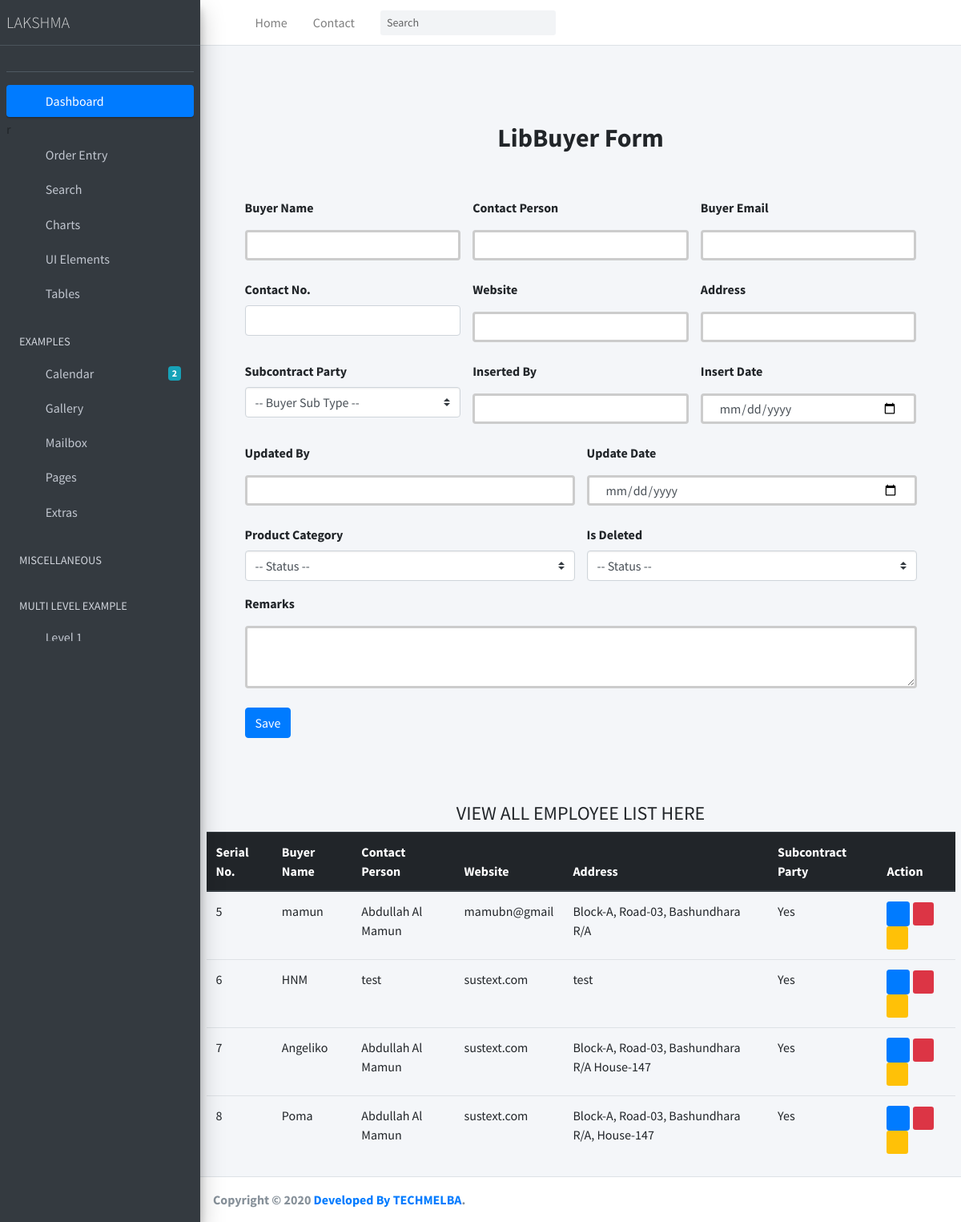
/lib_buyer/, run on the app's committed database.
### Lakshma_ERP_App/models.py (models this page shows, shortened)
class LibBuyer(models.Model):
    BUYER_SUB_TYPE = (
        ('Yes', 'Yes'),
        ('No', 'No'),
    )
    STATUS = (
        ('True', 'True'),
        ('False', 'False'),
    )
    buyer_name = models.CharField(max_length=200, null=True)
    contact_person = models.CharField(max_length=200, null=True)
    buyer_email = models.CharField(max_length=200, null=True)
    contact_no = models.CharField(max_length=20, null=True)
    website = models.CharField(max_length=200, null=True)
    address = models.TextField(null=True)
    subcontract_party = models.CharField(max_length=200, choices=BUYER_SUB_TYPE, default=0, null=True)
    remark = models.TextField(null=True)
    inserted_by = models.CharField(max_length=120, null=True)
    insert_date = models.DateTimeField(default=now)
    updated_by = models.CharField(max_length=120, null=True)
    update_date = models.DateTimeField(default=now)
    status_active = models.CharField(max_length=20, choices=STATUS, null=True)
    is_deleted = models.BooleanField(default=False)

### Lakshma_ERP_App/views.py (the view, shortened to what this page needs)
# urls.py: path('lib_buyer/', RelatedLibBuyer.as_view(), name='RelatedLibBuyer'),
class RelatedLibBuyer(View):
    def get(self, request):
        lib_buyer = LibBuyer.objects.all()
        context = {
            'lib_buyer':lib_buyer
        }
        return render(request, 'Order_Entry/lib_buyer.html', context)

### templates/Order_Entry/lib_buyer.html (shortened to what this page needs)
{% extends 'index.html' %}
{% block body %}
    <div class="container p-5 bg-color">
      <div class="py-5 text-center">
        <h2 class=" font-weight-bold">LibBuyer Form</h2>
      </div>
      <div class="col-md-12 order-md-1 mb-2">
        <form class="needs-validation " method="post" action="" enctype="multipart/form-data">
          <div class="row justify-content-center">
             <div class="col-md-4 mb-3">
              <label for="buyer_name">Buyer Name</label>
              <input
              name="buyer_name"
                type="text"
                class="form-control"
                id="buyer_name"
                placeholder=""
                value=""
                required=""
              />
            </div>
             <div class="col-md-4 mb-3">
              <label for="contact_person">Contact Person</label>
              <input
              name="contact_person"
                type="text"
                class="form-control"
                id="contact_person"
                placeholder=""
                value=""
                required=""
              />
            </div>
             <div class="col-md-4 mb-3">
              <label for="buyer_email">Buyer Email</label>
              <input
              name="buyer_email"
                type="text"
                class="form-control"
                id="buyer_email"
                placeholder=""
                value=""
                required=""
              />
            </div>
             <div class="col-md-4 mb-3">
              <label for="contact_no">Contact No. </label>
              <input
              name="contact_no"
                type="number"
                class="form-control"
                id="contact_no"
                placeholder=""
                value=""
                required=""
              />
            </div>
            <div class="col-md-4 mb-3">
              <label for="website">Website</label>
              <input
              name="website"
                type="text"
                class="form-control"
                id="website"
                placeholder=""
                value=""
                required=""
              />
            </div>
            <div class="col-md-4 mb-3">
              <label for="address">Address</label>
              <input
              name="address"
                type="text"
                class="form-control"
                id="address"
                placeholder=""
                value=""
                required=""
              />
            </div>
            <div class="col-md-4 mb-3">
                <label for="subcontract_party">Subcontract Party</label>
                <select
                name="subcontract_party"
                class="custom-select d-block w-100"
                id="subcontract_party" >
                <option value="">-- Buyer Sub Type --</option>
              </select>
            </div>
            <div class="col-md-4 mb-3">
              <label for="inserted_by">Inserted By</label>
              <input
              name="inserted_by"
                type="text"
                class="form-control"
                id="inserted_by"
                placeholder=""
                value=""
                required=""
              />
            </div>
            <div class="col-md-4 mb-3">
              <label for="insert_date">Insert Date </label>
              <input
              name="insert_date"
                type="date"
                class="form-control"
                id="insert_date"
                placeholder=""
                value=""
              />
            </div>
            <div class="col-md-6 mb-3">
              <label for="updated_by"> Updated By </label>
              <input
              name="updated_by"
                type="text"
                class="form-control"
                id="updated_by"
                placeholder=""
                value=""
              />
            </div>
            <div class="col-md-6 mb-3">
              <label for="update_date">Update Date</label>
              <input
              name="update_date"
                type="date"
                class="form-control"
                id="update_date"
                placeholder=""
                value=""
              />
            </div>
            <div class="col-md-6 mb-3">
              <label for="status_active">Product Category</label>
              <select
              name="status_active"
              class="custom-select d-block w-100"
              id="status_active"
            >
              <option value="">-- Status --</option>
            </select>
            </div>
            <div class="col-md-6 mb-3">
              <label for="is_deleted">Is Deleted</label>
              <select
              name="is_deleted"
              class="custom-select d-block w-100"
              id="is_deleted"
            >
             <option value="">-- Status --</option>
             </select>
            </div>
            <div class="col-md-12 mb-3">
              <label for="remark">Remarks</label>
              <textarea
                name="remark"
                type="text"
                class="form-control"
                id="remark"
                placeholder=""
                value=""></textarea>
            </div>
          </div>
          <button type="submit" class="btn btn-primary">Save</button>
        </form>
      </div>
    </div>
    <div class="container mt-4">
      <h4 class="text-center">VIEW ALL EMPLOYEE LIST HERE</h4>
      <div class="table-responsive">
      <table class="table table-hover">
        <thead class="thead-dark">
          <tr>
            <th scope="col">Serial No.</th>
            <th scope="col">Buyer Name</th>
            <th scope="col">Contact Person</th>
            <th scope="col">Website</th>
            <th scope="col">Address</th>
            <th scope="col">Subcontract Party</th>
            <th scope="col">Action </th>
          </tr>
        </thead>
        <tbody>
          {% for i in lib_buyer  %}
          <tr>
            <td>{{i.id}}</td>
            <td>{{i.buyer_name}}</td>
            <td>{{i.contact_person}}</td>
            <td>{{i.website}}</td>
            <td>{{i.address}}</td>
            <td>{{i.subcontract_party}}</td>
            <td>
              <a href="/viewbuyerInfo/{{i.id}}"><i class="fas fa-eye btn btn-primary btn-sm" ></i></a>
              <a href="/editbuyerInfo/{{i.id}}"><i class="fas fa-pencil-alt btn-danger btn-sm"></i></a>
              <a href="/delete_buyer/{{i.id}}"><i class="far fa-trash-alt btn-warning btn-sm"></i></a>
            </td>
          </tr>
          {% endfor %}
        </tbody>
      </table>
      </div>
    </div>
  {% endblock %}

### templates/index.html (style rules this page uses)
input[type=text] { width: 100%; padding: 12px 20px; margin: 8px 0; box-sizing: border-box; border: 3px solid #ccc; -webkit-transition: 0.5s; transition: 0.5s; outline: none; }
input[type=date] { width: 100%; padding: 12px 20px; margin: 8px 0; box-sizing: border-box; border: 3px solid #ccc; -webkit-transition: 0.5s; transition: 0.5s; outline: none; }
textarea[type=text] { width: 100%; padding: 12px 20px; margin: 8px 0; box-sizing: border-box; border: 3px solid #ccc; -webkit-transition: 0.5s; transition: 0.5s; outline: none; }

### data on the page
LibBuyer: id "5", buyer_name "mamun", contact_person "Abdullah Al Mamun", website "mamubn@gmail", address "Block-A, Road-03, Bashundhara R/A", subcontract_party "Yes"
LibBuyer: id "6", buyer_name "HNM", contact_person "test", website "sustext.com", address "test", subcontract_party "Yes"
LibBuyer: id "7", buyer_name "Angeliko", contact_person "Abdullah Al Mamun", website "sustext.com", address "Block-A, Road-03, Bashundhara R/A House-147", subcontract_party "Yes"
LibBuyer: id "8", buyer_name "Poma", contact_person "Abdullah Al Mamun", website "sustext.com", address "Block-A, Road-03, Bashundhara R/A, House-147", subcontract_party "Yes"
